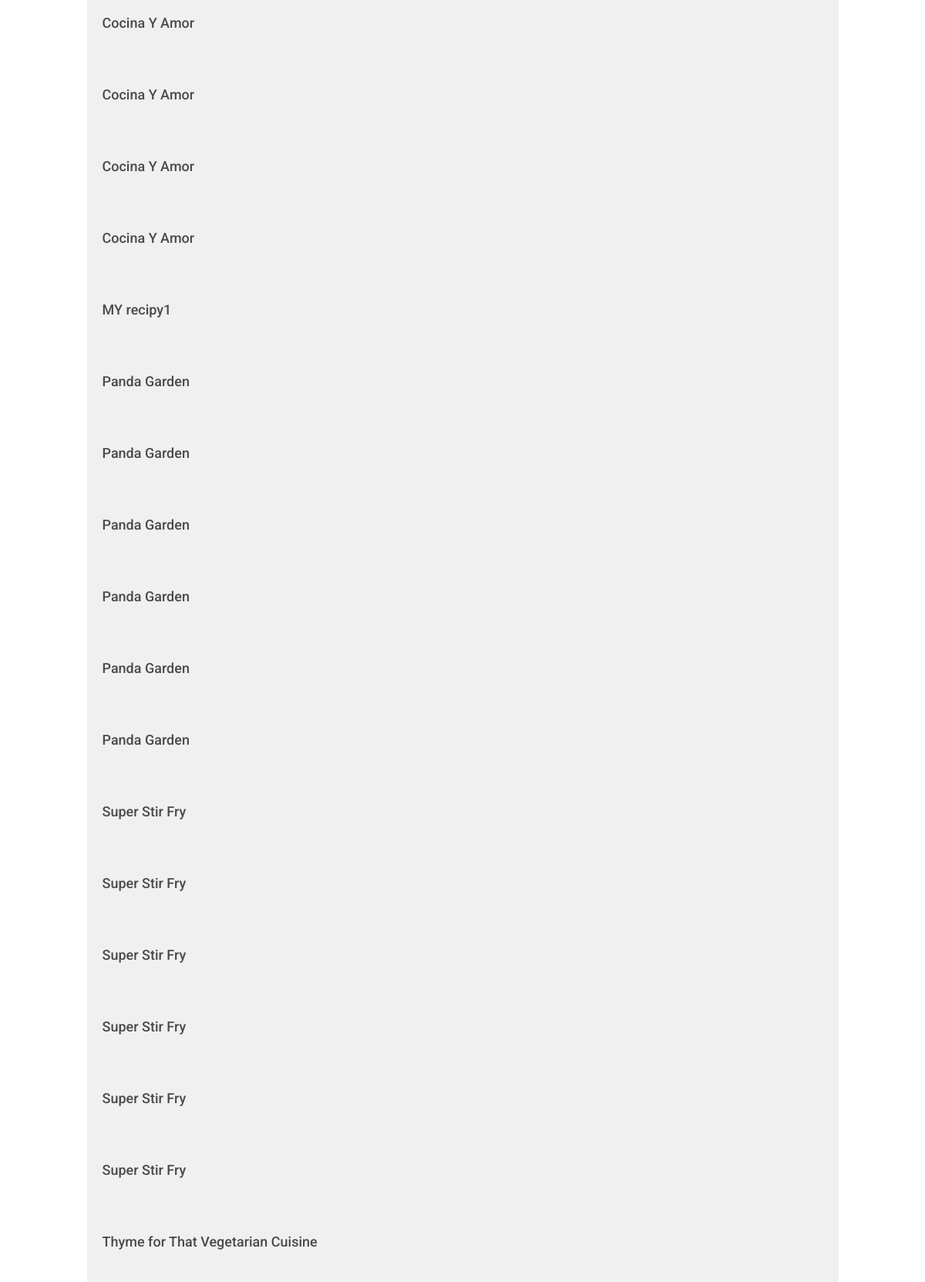
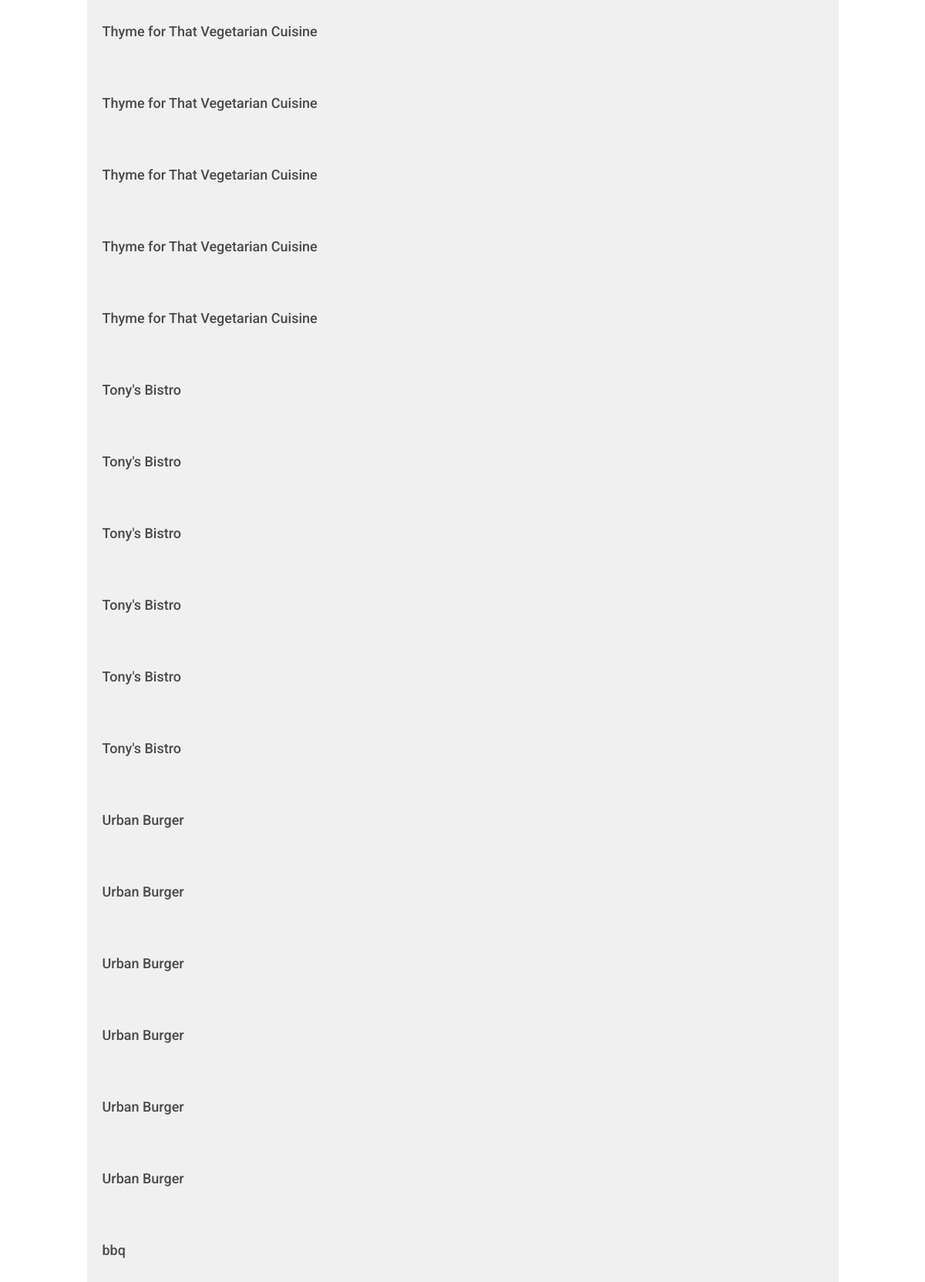
Page /restaurant/ (lower part) on the earlier database version (2 pictures, top to bottom).
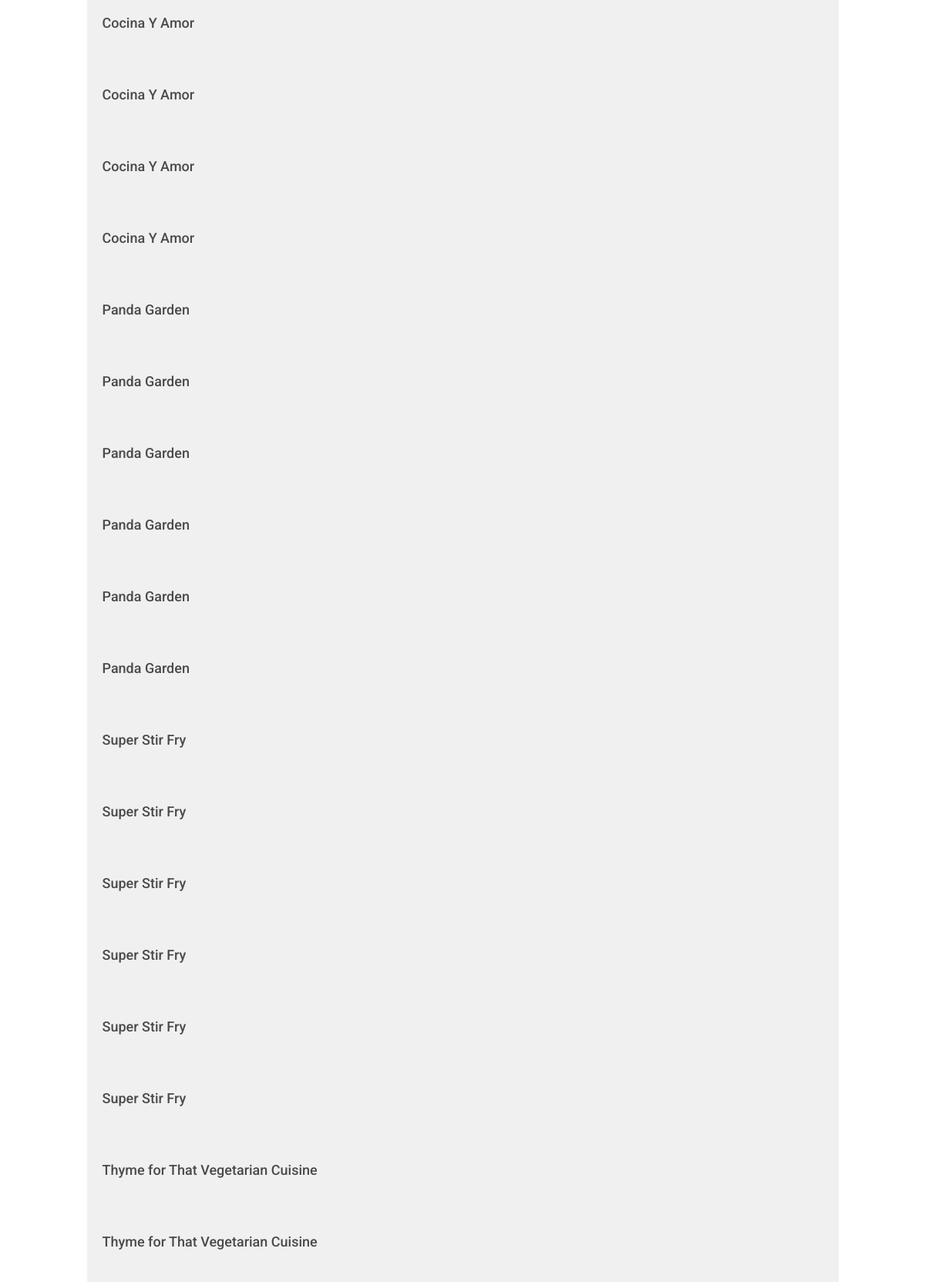
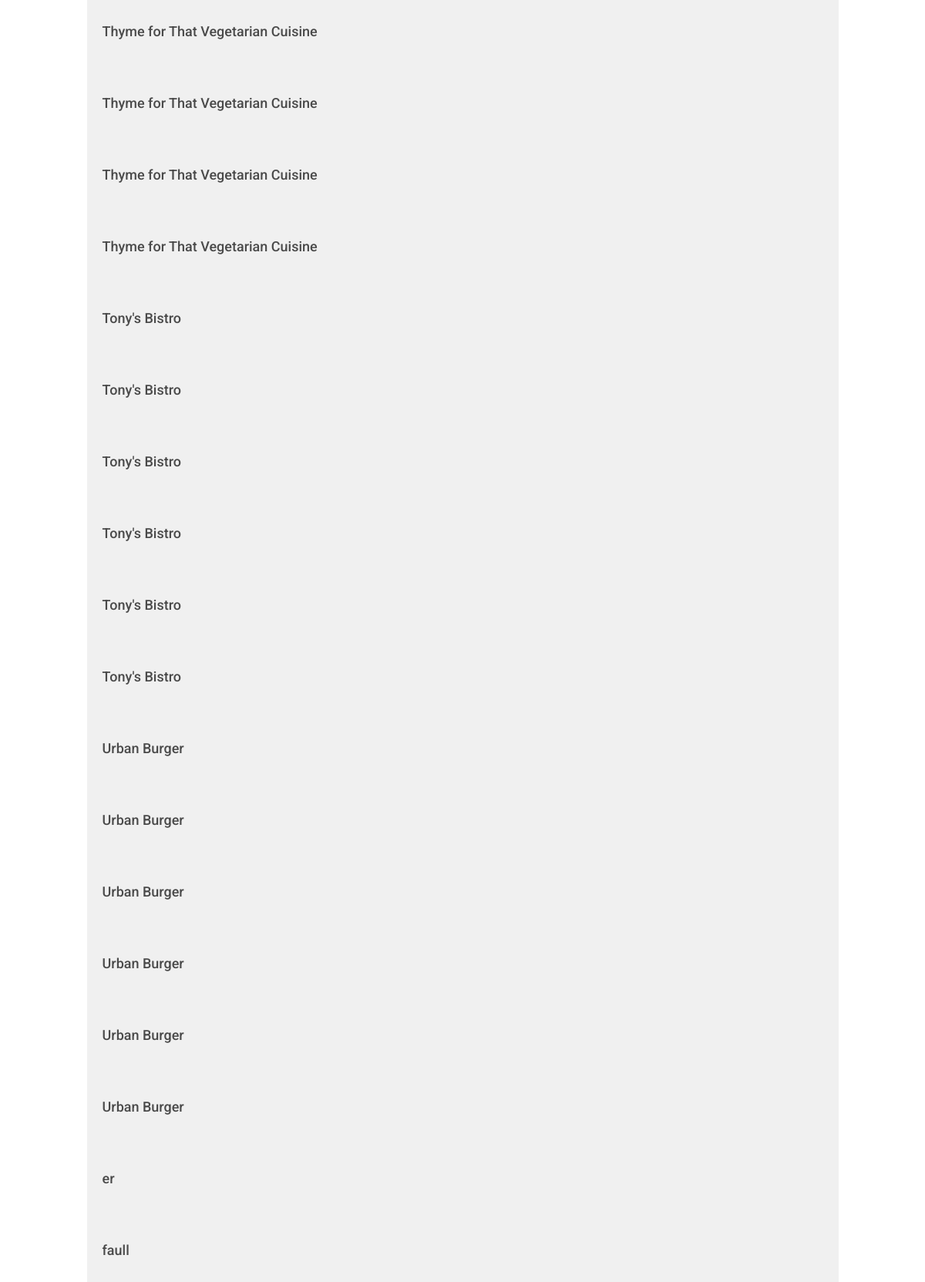
Same page on the later database version (2 pictures, top to bottom).
### database_setup.py (models this page shows, shortened)
class Restaurant(Base):
    __tablename__ = 'restaurant'
    id = Column(Integer, primary_key=True)
    name = Column(String(250), nullable=False)
    user_id = Column(Integer,ForeignKey('user.id'))
    user = relationship(User)

### project.py (the view)
@app.route('/')
@app.route('/restaurant/')
def showRestaurants():
  restaurants = session.query(Restaurant).order_by(asc(Restaurant.name))
  if 'username' not in login_session:
    return render_template('publicrestaurant.html',restaurants = restaurants)
  else:
    return render_template('restaurants.html', restaurants = restaurants)

### templates/publicrestaurant.html (shortened to what this page needs)
{% extends "main.html" %}
{% block content %}
    {% for restaurant in restaurants %}
        <a href = "{{url_for('showMenu', restaurant_id = restaurant.id)}}">
            <div class="row">
                <div class="col-md-1"></div>
                    <div class="col-md-10 restaurant-list">
                        <h3>{{restaurant.name}}</h3>
                    </div>
                <div class="col-md-1"></div>
            </div>
        </a>
    {% endfor %}
{% endblock %}

### templates/main.html (shortened to what this page needs)
<!DOCTYPE html>
<html lang="en">
	<head>
		<link rel="stylesheet" href="//netdna.bootstrapcdn.com/bootstrap/3.1.1/css/bootstrap.min.css">
		<link rel=stylesheet type=text/css href="{{ url_for('static', filename='styles.css') }}">
	</head>
	<body>
		<div class="container">
			{% block content %}
			{% endblock %}
		</div>
	</body>
</html>

### static/styles.css (style rules this page uses)
* { font-family: "Helvetica Neue Bold", Roboto, Helvetica, Arial, sans-serif; font-weight: 700; }
h3 { font-size: 18px; color: #4A4A4A; line-height: 23px; }
a { font-size: 14px; color: #0093B9; line-height: 17px; }
.restaurant-list { background-color: #F0F0F0; padding: 20px; u }

Differences in the rows shown:
removed Restaurant: name "MY recipy1"
changed Restaurant (number 35 of 36 on the later page): name "bbq" → "er"
added Restaurant: name "faull"
